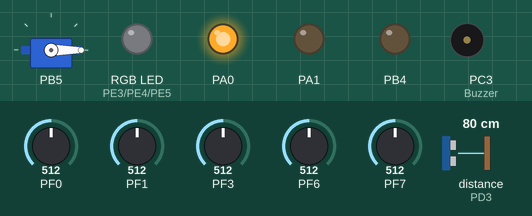
Bench run of a program on a simulated ATmega128, built with avr-gcc and emulated at 16 MHz. Parts: servo, an RGB LED mixed from three pins (HIGH = lit), output pins drawn as LEDs (lit = HIGH), buzzer (waves = sounding, pin HIGH). Wiring (inferred from the names in the program): ultrasonic range finder: trigger PC4; echo PD3. The test bench sets the inputs (shaded band); at power-on: PF3 = 512, PF7 = 512, PF0 = 512, PF1 = 512, PF6 = 512, distance to the obstacle (sensor on PD3) 80 cm. The echo pulse lasts 58.3 µs per cm; servo pulses on a pin are drawn as a servo (544–2400 µs = 0–180°); pins used as bus, display or sensor lines are not drawn.

Above: at 1.3 s.
1.4 s: PF3 set to 992
At 2.9 s:
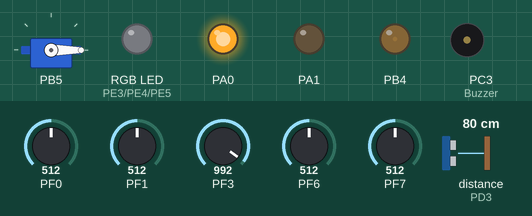
4.5 s: PF7 set to 551
At 7.4 s:
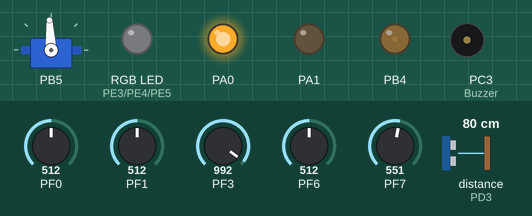
7.6 s: PF3 set to 716
At 11.1 s:
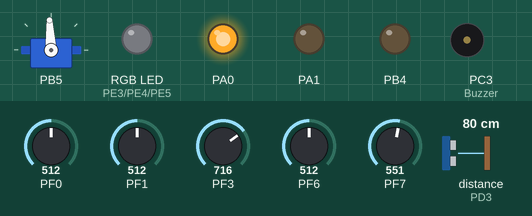
Timing chart, 0 to 12.6 s (numbered marks = the images above; inputs shaded):
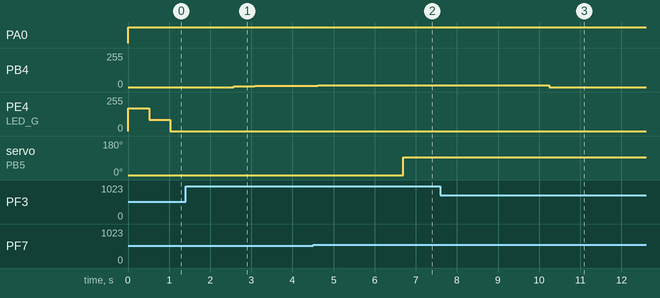

Measured:
- the behaviour switches between 535 and 536 on PF7 (found by bisection; images 1 and 2)
- after the input at 1.4 s, PB4: 0/255 → 7/255 after 1.2 s, → 8/255 0.51 s later, → 10/255 0.51 s later, → 11/255 0.51 s later
- after the input at 4.5 s, servo on PB5: 0° → 93° after 2.2 s
- after the input at 7.6 s, PB4: 12/255 → 0/255 after 2.7 s

The program:

main.cpp
```cpp
#include "Include.h"
#include "Uart.h"
#include "Adc.h"
#include "Servo.h"
#include "Led.h"
#include "Convert.h"
#include "DCmotor.h"
#include "Ultrasonic.h"
#include "Buzzer.h"
#include "MAF.h"
#include "IIR.h"
#include "FIR.h"
#include "Kalman.h"

double filtered_pre;

int main(void){

	// Settings
	USART_Init();
	ADC_Init();
	LED_Init();
	Servo_Init();
	DC_Init();
	Ultrasonic_Init();

	// Port Settings
	DDRB|= 0x30;		// DC motor(PB4), Servo Motor(PB5) Port Output 00110000
	DDRC = 0x18;		// LED(PC3), UlatraSonic Trigger(PC4) Port Output 00011000
	DDRF = 0x00;		// PF(Sensor) PIN Output (PF0 : adc, PF1: cds, PF3 : thermister, PF6 : gas, PF7 : pressure)

	// variables for sensing
	double lux;
	double filtered_lux;
	double adc;
	double filtered_adc;
	double temperature;
	double filtered_tem;
	double gas;
	double filtered_gas;
	double pressure;
	double distance;
	double filtered_dis;
	double previous_filtered_dis = 0;
	double velocity;

	MAF_Filter lux_filter;
	MAF_Filter gas_filter;
	Kalman_Filter Ultrasonic_filter;
	FIR_Filter adc_filter;
	IIR_Filter pre_filter;
	IIR_Filter tem_filter;
	MAF_Init(&lux_filter);
	MAF_Init(&gas_filter);
	Kalman_Init(&Ultrasonic_filter, distance, 1.0);
	FIR_Init(&adc_filter);
	IIR_Init(&pre_filter);
	IIR_Init(&tem_filter);

	// FIR filter Coefficient
 	adc_filter.taps[0] = 0.1;
 	adc_filter.taps[1] = 0.1;
 	adc_filter.taps[2] = 0.1;
 	adc_filter.taps[3] = 0.1;
 	adc_filter.taps[4] = 0.1;
 	adc_filter.taps[5] = 0.1;
 	adc_filter.taps[6] = 0.1;
 	adc_filter.taps[7] = 0.1;
 	adc_filter.taps[8] = 0.1;
 	adc_filter.taps[9] = 0.1;

	// Enable all interrupt
	sei();

	// Loop
	while (1)
	{
		// Sensing
		adc = ConvertToPercentage(ADC_read(0));
		lux = ConvertToLux(ADC_read(1));
		temperature = ConvertToTem(ADC_read(3));
		gas = ConvertToPpm(ADC_read(6));
		pressure = ConvertToPre(ADC_read(7));
		distance = getEcho();

		// Filtering
		filtered_lux = MAF_Update(&lux_filter, lux);
		filtered_gas = MAF_Update(&gas_filter, gas);
		filtered_dis = Kalman_Update(&Ultrasonic_filter, distance);
		filtered_pre = IIR_Filtering(&pre_filter, pressure);
		filtered_adc = FIR_Filtering(&adc_filter, adc);
		filtered_tem = IIR_Filtering(&tem_filter, temperature);

		// Calculate Velocity
		velocity = (previous_filtered_dis - filtered_dis) / 0.5;	// Interval Time = 0.5s

		//Uart
		//USART_Transnum();

		// Update previous distance
		previous_filtered_dis = filtered_dis;

		// Ultrasonic
		if(distance < 20){
			set_led(255-(filtered_lux*10), 1);
		}else if(distance < 40){
			set_led(255-(filtered_lux*10), 3);
		}else{
			set_led(255-(filtered_lux*10), 2);
		}

		// Thermister
		if(filtered_tem > 27.5){
			DC_speed(filtered_adc/4);
		}else{
			DC_speed(0);
		}

		// Gas Sensor
		if(filtered_gas > 9.83){
			BuzzerOn(filtered_gas * 10, filtered_gas);
		}else{
			BuzzerOff();
		}

		// delay 0.5s
		_delay_ms(500);
	}
}

// Timer Overflow Interrupt(Servo Motor)
ISR(TIMER1_OVF_vect){
	if(filtered_pre > 10){
		set_servo(90);
		}else{
		set_servo(0);
	}
}
```

Adc.h
```cpp
#ifndef ADC_H_
#define ADC_H_

void ADC_Init(){
	ADCSRA |= (1 << ADEN);  // Enable ADC
	ADCSRA |= (1 << ADPS2) | (1 << ADPS1) | (1 << ADPS0);	// prescaler for adc (prescaler = 128 -> range : 0~1023)
}

unsigned short ADC_read(unsigned short channel){
	// ADC channel selecting
	ADMUX = (ADMUX & 0xF0) | (channel & 0x07);

	// Start converting
	ADCSRA |= (1 << ADSC);

	// Waiting for finish converting
	while (ADCSRA & (1 << ADSC));

	// return adcvalue
	return ADC;
}

#endif /* ADC_H_ */
```

Buzzer.h
```cpp
#ifndef BUZZER_H_
#define BUZZER_H_

// Turn on the Buzzer(frequency, magnitude)
void BuzzerOn(double hz, int magnitude){
	for(int i = 0; i < magnitude; i ++){
		PORTC |= (1 << PC3);
		_delay_ms((1000/hz)/2);
		PORTC &= ~(1 << PC3);
		_delay_ms((1000/hz)/2);
	}
}

// Turn off the buzzer
void BuzzerOff(){
	PORTC &= ~(1 << PC3);
}

#endif /* BUZZER_H_ */
```

Convert.h
```cpp
#ifndef CDS_H_
#define CDS_H_

#include <math.h>

#define R9 4700.0
#define R10 4700.0
#define B 3650.0
#define T0 25.0
#define R0 1000.0
#define RL 330
#define a 574.25
#define b -2.222

double ConvertToLux(unsigned short adcValue){
	// Unit : Lux
	double gamma = 1.0;
	double voltage = ((double)adcValue / 1023) * 5.0;		// 5V 기준 adcValue를 전압으로 변환
	double Rcds = ((R9 * 5.0)/voltage) - R9;
	double lux = pow(10,1-((log10(Rcds)-log10(40000))/gamma));

	return lux;
}

double FindGamma(double x, unsigned short adcValue){
	double voltage = ((double)adcValue / 1023) * 5.0;
	double Rcds = ((R9 * 5.0)/voltage) - R9;
	double gamma = (log10(Rcds)-log10(40000))/(log10(10) - log10(x));	// 실제 조도계로 64lux

	return gamma;
}

double ConvertToTem(unsigned short adcValue){
	// Unit : Celcius
	double voltage = ((double)adcValue / 1023.0) * 5.0;		// 4.203323558
	double Rth = ((5.0 / voltage) * R10) - R10;				//890.8139537
	double T = 1.0/((1.0/(T0 + 273.15)) + ((1.0/B) * log(Rth/R0)));

	return T - 273.15;
}

double ConvertToPre(unsigned short adcValue){
	// Unit : N
	// 0.2N ~ 20N
	return (adcValue / 1023.0) * 20.0;
}

double ConvertToPercentage(unsigned short adcValue){
	// Unit : %
	return ((double)adcValue / 1024) * 100;
}

double ConvertToPpm(unsigned short adcValue){
	// Unit : ppm
	double voltage = ((double)adcValue / 1023.0) * 5.0;
	double Rs = ((RL * 5.0)/voltage) - RL;
	double ratio = Rs / R0;
	double ppm = a * ratio * b;		// a = 574.25, b = -2.222

	return ppm;
}

#endif /* CDS_H_ */
```

DCmotor.h
```cpp
#ifndef DCMOTOR_H_
#define DCMOTOR_H_

#define DClow 175
#define DChigh 255

void DC_Init() {
	// Fast PWM Mode
	TCCR0 |= (1 << WGM00) | (1 << WGM01);
	// non-inversion
	TCCR0 |= (1 << COM01);
	// prescaler 64로 설정
	TCCR0 |= (1 << CS00) | (1 << CS01);

	DDRA |= (1 << PA0) | (1 << PA1);

	PORTA |= (1 << PA0);
	PORTA &= ~(1 << PA1);
}

// Moving DC
void DC_speed(unsigned short speed){
	OCR0 = speed;
}

#endif /* DCMOTOR_H_ */
```

FIR.h
```cpp
#define FIR_TAP_NUM 10

#ifndef FIRFILTER_H_
#define FIRFILTER_H_

typedef struct {
	double taps[FIR_TAP_NUM];
	double samples[FIR_TAP_NUM];
	unsigned short index;
} FIR_Filter;

// FIR reset
void FIR_Init(FIR_Filter* filter) {
	for (int i = 0; i < FIR_TAP_NUM; i++) {
		filter->taps[i] = 0.0;
		filter->samples[i] = 0.0;
	}
	filter->index = 0;
}

// FIR filtering
double FIR_Filtering(FIR_Filter* filter, double sample) {
	filter->samples[filter->index] = sample;

	double output = 0.0;
	unsigned short i = filter->index;

	for (int j = 0; j < FIR_TAP_NUM; j++) {
		output += filter->taps[j] * filter->samples[i];
		if (i == 0) {
			i = FIR_TAP_NUM - 1;
			} else {
			i--;
		}
	}
	filter->index++;
	if (filter->index >= FIR_TAP_NUM) {
		filter->index = 0;
	}
	return output;
}

		/*
		쓸 때 메인에다가
		firFilter.taps[0] = 0.2;
		firFilter.taps[1] = 0.2;
		firFilter.taps[2] = 0.2;
		firFilter.taps[3] = 0.2;
		firFilter.taps[4] = 0.2;
		이렇게 차수마다 계수 설정 필요!!
		*/

#endif /* FIRFILTER_H_ */
```

IIR.h
```cpp
#define IIR_ALPHA 0.2

#ifndef IIRFILTER_H_
#define IIRFILTER_H_

typedef struct {
	double prevOutput;
} IIR_Filter;

// IIR reset
void IIR_Init(IIR_Filter* filter) {
	filter->prevOutput = 0.0;
}

// IIR filtering
double IIR_Filtering(IIR_Filter* filter, double sample) {
	double output = IIR_ALPHA * sample + (1 - IIR_ALPHA) * filter->prevOutput;
	filter->prevOutput = output;
	return output;
}

#endif /* IIRFILTER_H_ */
```

Include.h
```cpp
// Necessary header file

#ifndef INCLUDE_H_
#define INCLUDE_H_

#define __DELAY_BACKWARD_COMPATIBLE__

#define F_CPU 16000000UL
#include <avr/io.h>
#include <avr/io.h>
#include <avr/interrupt.h>
#include <util/delay.h>
#include <math.h>
#include <string.h>
#include <stdbool.h>
#include <stdlib.h>
#include <avr/wdt.h>

#endif /* INCLUDE_H_ */
```

Kalman.h
```cpp
#ifndef KALMAN_H_
#define KALMAN_H_

#define Q 0.1
#define R 1.0

typedef struct {
	double x;       // State variable
	double P;       // Error covariance
	double K;       // Kalman Gain
} Kalman_Filter;

void Kalman_Init(Kalman_Filter* filter, double initial_x, double initial_P) {
	filter->x = initial_x;
	filter->P = initial_P;
	filter->K = 0.0;
}

double Kalman_Update(Kalman_Filter* filter, double measurement) {
	// Predict
	double x_hat = filter->x;
	double P_hat = filter->P + Q;

	// Measure
	filter->K = P_hat / (P_hat + R);
	filter->x = x_hat + filter->K * (measurement - x_hat);
	filter->P = (1 - filter->K) * P_hat;

	return filter->x;
}
#endif /* KALMAN_H_ */
```

Led.h
```cpp
#define LED_R PE3
#define LED_G PE4
#define LED_B PE5
#define BV(n) (1 << n)

#ifndef LED_H_
#define LED_H_

// Settings for 3colors LED
void LED_Init() {
	// LED 핀들을 출력으로 설정
	DDRE |= (1 << LED_R) | (1 << LED_G) | (1 << LED_B);

	TCCR3A |= BV(WGM30) | BV(COM3A1) | BV(COM3B1) | BV(COM3C1);
	TCCR3B |= BV(WGM32) | BV(CS31);
}

// LED(red, green, blue) -> parameters are brightness of each colors
void led(unsigned short red, unsigned short green, unsigned short blue){
	OCR3A = red & 255;
	OCR3B = green & 255;
	OCR3C = blue & 255;
}

// set led
void set_led(short brightness, unsigned short color){
	if(brightness <= 0){
		led(0, 0, 0);
	}else{
		if(color == 1){
			led(brightness, 0, 0);
			}else if(color == 2){
			led(0, brightness, 0);
			}else if(color == 3){
			led(0, 0, brightness);
		}
	}
}

#endif /* LED_H_ */
```

MAF.h
```cpp
#ifndef INCFILE1_H_
#define INCFILE1_H_

#define MAF_SIZE 10

typedef struct {
	double samples[MAF_SIZE];
	unsigned short index;
	double sum;
} MAF_Filter;

// MAF reset
void MAF_Init(MAF_Filter* filter) {
	for (int i = 0; i < MAF_SIZE; i++) {
		filter->samples[i] = 0;
	}
	filter->index = 0;
	filter->sum = 0.0;
}

// MAF filtering
double MAF_Update(MAF_Filter* filter, double sample) {
	filter->sum -= filter->samples[filter->index];
	filter->samples[filter->index] = sample;
	filter->sum += sample;

	filter->index++;
	if (filter->index >= MAF_SIZE) {
		filter->index = 0;
	}

	return filter->sum / MAF_SIZE;
}

#endif /* INCFILE1_H_ */
```

Servo.h
```cpp
#ifndef SERVO_H_
#define SERVO_H_

// Moving Servo
unsigned int set_servo(double angle){
	double width;
	double duty;

	width = (angle/90)+0.5;

	duty = (width/20.0)*100;

	OCR1A = (int)(duty/100 *ICR1);
	return OCR1A;
}

// Settings for Servo
void Servo_Init(){
	TCCR1A = 0x82;
	TCCR1B = 0x1b;
	ICR1 = 4999;     //TOP
	TIMSK = (1 << TOIE1);
}

// Test Servo
void test_servo(){
	set_servo(0);
	_delay_ms(1000);
	set_servo(180);
	_delay_ms(1000);
	set_servo(90);
	_delay_ms(1000);
}
#endif /* SERVO_H_ */

// PB5핀 사용 중
```

Uart.h
```cpp
#ifndef UART_H_
#define UART_H_

#include "Include.h"

// Receive
void USART0_TX_vect(unsigned char data){
	while(!(UCSR0A & (1<<UDRE0)));	// UDRE = 1 -> buffer empty -> ready to write

	UDR0 = data;
}

// Send
unsigned char USART0_RX_vect(void){
	while(!(UCSR0A & (1<<RXC0)));

	return UDR0;
}

// Settings for USART
void USART_Init(void){
	//UCSR0A = ;	// flag 검사
	UCSR0B = 0b00011000;	// 송수신 활성화, 인터럽트 활성화
	//(1<<RXEN0)||(1<<TXEN0);

	// 데이터 비트 수, 동기/비동기. stop bit 수
	UCSR0C = 0b00000110;	// 비동기, no parity, 1 stop bit

	// Baud Rate
	UBRR0H = 0x00;	// UBRR0H = (unsigned char)(103>>8);
	UBRR0L = 103;	// UBRR0L = (unsigned char) 103;
}

// Convert int to string
void USART_Transnum(int num){
	if (num <0)
	{
		USART0_TX_vect(45);            // if number < 0 print '-' and abs(num)
		num = -num;
	}
	USART0_TX_vect((num/10000)+48);            // 10000
	USART0_TX_vect(((num%10000)/1000)+48);      // 1000
	USART0_TX_vect(((num%1000)/100)+48);      // 100
	USART0_TX_vect(((num%100)/10)+48);         // 10
	USART0_TX_vect(((num%10)+48));            // 1
	USART0_TX_vect(13);         //엔터
}

#endif /* UART_H_ */
```

Ultrasonic.h
```cpp
#ifndef ULTRASONIC_H_
#define ULTRASONIC_H_

// Trig : PC4
// Echo : PD3

#define Trigger_ON      PORTC |= (1 << PC4)   // Trig PIN ON
#define Trigger_OFF     PORTC &= ~(1 << PC4)  // Trig PIN OFF

// Get distance
double getEcho(){
	TCCR2 |= (1 << CS22) | (1 << CS20);

	Trigger_ON;
	_delay_us(10);     // Waiting 10us
	Trigger_OFF;

	while(!(PIND & (1<<PIND3)))     // When Echo is HIGH
	;
	TCNT2 = 0;     // Timer2 reset

	while(PIND & (1<<PIND3))     // When Echo is LOW
	;
	TCCR2 &= ~((1 << CS22) | (1 << CS20));     // Timer2 stop

	return TCNT2/58.8 * 100;     // return distance(cm)
}

// Settings for Ultrasonic Sensor
void Ultrasonic_Init(){
	DDRD &= ~(1 << DDD3);    // PD3 input Echo
}
#endif /* ULTRASONIC_H_ */
```
